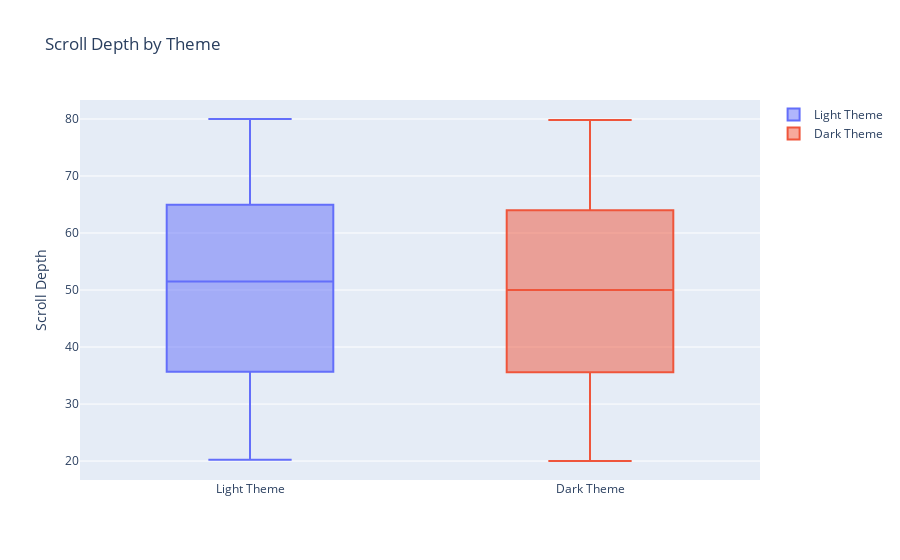

The code cell stored with this chart in its notebook:
### Code cell
fig = go.Figure()
fig.add_trace(go.Box(y=light_theme_data['Scroll_Depth'], 
                     name='Light Theme'))
fig.add_trace(go.Box(y=dark_theme_data['Scroll_Depth'], 
                     name='Dark Theme'))

fig.update_layout(
    title_text='Scroll Depth by Theme',
    yaxis_title_text='Scroll Depth',
)

fig.show()

### Figure 1 — Plotly figure (JSON) as saved in the notebook; plotly's stock layout.template omitted (floating-point values rounded to 4 significant figures; data arrays with more than 128 entries replaced by an {"elided": "..."} marker saying what was removed)
{"data": [{"name": "Light Theme", "type": "box", "y": {"elided": "486 float values"}}, {"name": "Dark Theme", "type": "box", "y": {"elided": "514 float values"}}], "layout": {"autosize": true, "title": {"text": "Scroll Depth by Theme"}, "xaxis": {"autorange": true, "range": [-0.5, 1.5], "type": "category"}, "yaxis": {"autorange": true, "range": [16.68, 83.33], "title": {"text": "Scroll Depth"}, "type": "linear"}}}
